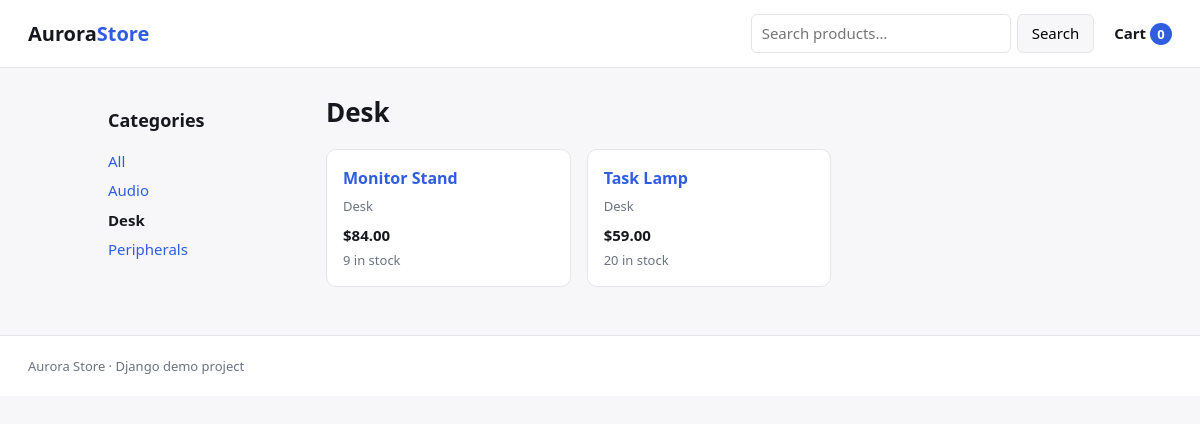
The app's page /category/desk/ with its own data.
### catalog/models.py (models this page shows, shortened)
class Category(models.Model):
    name = models.CharField(max_length=100, unique=True)
    slug = models.SlugField(max_length=100, unique=True)
    class Meta:
        ordering = ["name"]
        verbose_name_plural = "categories"
    def get_absolute_url(self):
        return reverse("catalog:product_list_by_category", args=[self.slug])

class Product(models.Model):
    category = models.ForeignKey(
        Category, related_name="products", on_delete=models.PROTECT
    )
    name = models.CharField(max_length=200)
    slug = models.SlugField(max_length=200, unique=True)
    description = models.TextField(blank=True)
    price = models.DecimalField(max_digits=10, decimal_places=2)
    stock = models.PositiveIntegerField(default=0)
    is_active = models.BooleanField(default=True)
    created_at = models.DateTimeField(auto_now_add=True)
    updated_at = models.DateTimeField(auto_now=True)
    objects = ProductQuerySet.as_manager()
    class Meta:
        ordering = ["name"]
        indexes = [
            models.Index(fields=["is_active", "stock"]),
            models.Index(fields=["category", "name"]),
        ]
        constraints = [
            models.CheckConstraint(
                condition=models.Q(price__gte=Decimal("0.00")),
                name="product_price_non_negative",
            )
        ]
    def get_absolute_url(self):
        return reverse("catalog:product_detail", args=[self.slug])

### catalog/views.py (the view)
# urls.py: path("", views.product_list, name="product_list"),
def product_list(request, category_slug=None):
    category = None
    products = Product.objects.available().select_related("category")
    if category_slug:
        category = get_object_or_404(Category, slug=category_slug)
        products = products.filter(category=category)
    query = request.GET.get("q", "").strip()
    products = products.search(query)
    page = Paginator(products, settings.PRODUCTS_PER_PAGE).get_page(
        request.GET.get("page")
    )
    return render(
        request,
        "catalog/product_list.html",
        {
            "category": category,
            "categories": Category.objects.all(),
            "page_obj": page,
            "query": query,
        },
    )

### cart/cart.py (called while the page is built)
    def __len__(self):
        return sum(item["quantity"] for item in self.cart.values())

### cart/context_processors.py (called while the page is built)
def cart_summary(request):
    cart = Cart(request)
    return {"cart": cart, "cart_item_count": len(cart)}

### catalog/models.py (called while the page is built)
    def available(self):
        return self.filter(is_active=True, stock__gt=0)

    def search(self, term):
        if not term:
            return self
        return self.filter(
            models.Q(name__icontains=term) | models.Q(description__icontains=term)
        )

### templates/catalog/product_list.html (shortened to what this page needs)
{% extends "base.html" %}
{% block content %}
<div class="layout">
  <aside class="sidebar">
    <h2>Categories</h2>
    <ul class="cat-list">
      <li><a href="{% url 'catalog:product_list' %}" {% if not category %}class="active"{% endif %}>All</a></li>
      {% for c in categories %}
        <li><a href="{{ c.get_absolute_url }}" {% if category.slug == c.slug %}class="active"{% endif %}>{{ c.name }}</a></li>
      {% endfor %}
    </ul>
  </aside>
  <section class="content">
    <h1>{% if category %}{{ category.name }}{% else %}All products{% endif %}</h1>
    <div class="grid">
      {% for product in page_obj %}
        <article class="card">
          <h3><a href="{{ product.get_absolute_url }}">{{ product.name }}</a></h3>
          <p class="cat">{{ product.category.name }}</p>
          <p class="price">${{ product.price }}</p>
          <p class="stock">{{ product.stock }} in stock</p>
        </article>
      {% empty %}
        <p class="empty">No products matched.</p>
      {% endfor %}
    </div>
  </section>
</div>
{% endblock %}

### static/css/site.css (style rules this page uses)
:root { --bg: #f7f7f9; --panel: #ffffff; --ink: #16181d; --muted: #6b7280; --line: #e3e5ea; --accent: #2f5de0; --accent-ink: #ffffff; --danger: #b4232a; --ok: #10663f; }
* { box-sizing: border-box; }
body { margin: 0; background: var(--bg); color: var(--ink); font: 15px/1.55 system-ui, -apple-system, "Segoe UI", Roboto, sans-serif; }
a { color: var(--accent); text-decoration: none; }
h1 { font-size: 26px; margin: 0 0 16px; }
h2 { font-size: 18px; }
.layout { display: grid; grid-template-columns: 190px 1fr; gap: 28px; }
.cat-list { list-style: none; margin: 0; padding: 0; }
.cat-list li { margin-bottom: 6px; }
.cat-list a.active { font-weight: 700; color: var(--ink); }
.grid { display: grid; gap: 16px; grid-template-columns: repeat(auto-fill, minmax(210px, 1fr)); }
.card { background: var(--panel); border: 1px solid var(--line); border-radius: 10px; padding: 16px; }
.card h3 { margin: 0 0 6px; font-size: 16px; }
.card .cat { margin: 0; color: var(--muted); font-size: 13px; }
.price { font-weight: 700; margin: 8px 0 2px; }
.stock { color: var(--muted); font-size: 13px; margin: 0; }

### records on screen
Category: name "Audio"
Category: name "Desk"
Category: name "Peripherals"
Product: name "Monitor Stand", category.name "Desk", price "84.00", stock "9"
Product: name "Task Lamp", category.name "Desk", price "59.00", stock "20"

### other values on screen
{{ cart_item_count }} "0"
